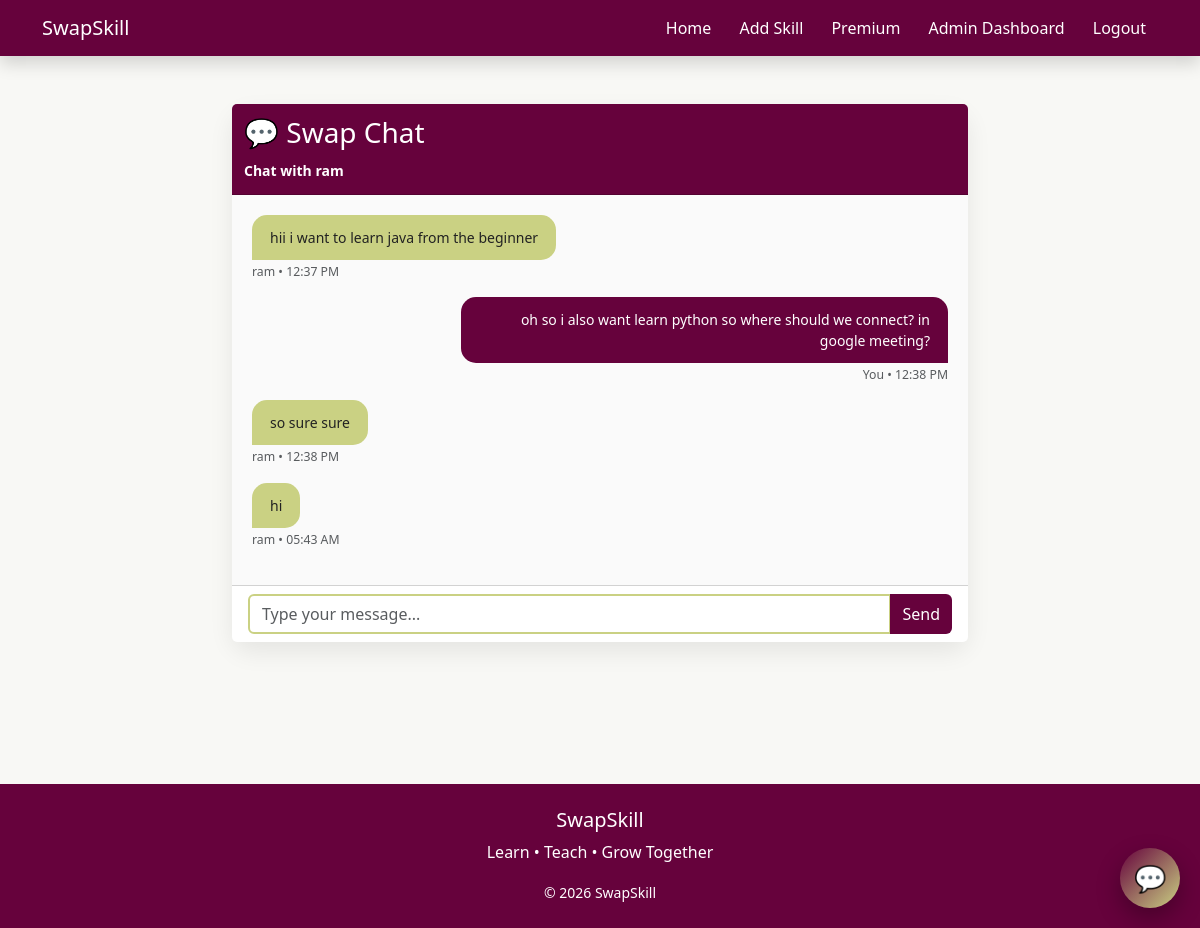
Screenshot of /chat/7/ (signed in) with the database file from the repository.
### home/models.py (models this page shows, shortened)
class SwapRequest(models.Model):
    sender = models.ForeignKey(
        User,
        on_delete=models.CASCADE,
        related_name="sent_requests"
    )
    receiver = models.ForeignKey(
        User,
        on_delete=models.CASCADE,
        related_name="received_requests"
    )
    skill = models.ForeignKey(
        Skill,
        on_delete=models.CASCADE
    )
    status = models.CharField(
        max_length=20,
        choices=[
            ("Pending", "Pending"),
            ("Accepted", "Accepted"),
            ("Rejected", "Rejected")
        ],
        default="Pending"
    )
    created_at = models.DateTimeField(auto_now_add=True)

class Message(models.Model):
    swap = models.ForeignKey(
        SwapRequest,
        on_delete=models.CASCADE,
        related_name="messages"
    )
    sender = models.ForeignKey(
        User,
        on_delete=models.CASCADE
    )
    message = models.TextField()
    created_at = models.DateTimeField(auto_now_add=True)
    class Meta:
        ordering = ["created_at"]

### home/views.py (the view, shortened to what this page needs)
# urls.py: path('chat/<int:swap_id>/', views.chat, name='chat'),
@login_required
def chat(request, swap_id):
    swap = SwapRequest.objects.get(id=swap_id)
    if request.user != swap.sender and request.user != swap.receiver:
        return redirect("home")
    if swap.status != "Accepted":
        messages.error(
            request,
            "Chat is available only after the swap is accepted."
        )
        return redirect("userDashboard")
    chat_messages = Message.objects.filter(
        swap=swap
    ).order_by("created_at")
    return render(
        request,
        "chat.html",
        {
            "swap": swap,
            "messages": chat_messages,
        }
    )

### home/templates/chat.html (shortened to what this page needs)
{% extends 'base.html' %}
{% block content %}
<div class="container py-5">
<div class="row justify-content-center">
<div class="col-lg-8">
<div class="chat-card card">
<div class="card-header chat-header">
<h3>💬 Swap Chat</h3>
{% if request.user == swap.sender %}
<small>
Chat with <b>{{ swap.receiver.username }}</b>
</small>
{% else %}
<small>
Chat with <b>{{ swap.sender.username }}</b>
</small>
{% endif %}
</div>
<div class="chat-body">
{% for msg in messages %}
{% if msg.sender == request.user %}
<div class="text-end mb-3">
<div class="my-message">
{{ msg.message }}
</div>
<br>
<small class="text-muted">
You • {{ msg.created_at|date:"h:i A" }}
</small>
</div>
{% else %}
<div class="text-start mb-3">
<div class="other-message">
{{ msg.message }}
</div>
<br>
<small class="text-muted">
{{ msg.sender.username }} • {{ msg.created_at|date:"h:i A" }}
</small>
</div>
{% endif %}
{% empty %}
<div class="text-center text-muted mt-5">
<h5>No messages yet</h5>
<p>Start your skill swap conversation.</p>
</div>
{% endfor %}
</div>
<div class="card-footer bg-white">
<form method="POST">
<div class="input-group">
<input
type="text"
name="message"
class="form-control"
placeholder="Type your message..."
required>
<button class="btn send-btn">
Send
</button>
</div>
</form>
</div>
</div>
</div>
</div>
</div>
{% endblock %}

### home/templates/base.html (style rules this page uses)
:root { --primary:#66023c; --accent:#cad183; --bg:#f8f8f5; }
body { margin:0; background:var(--bg); }
.chat-header { background:#66023c; color:white; padding:12px; font-weight:bold; }
.chat-body { flex:1; padding:10px; overflow-y:auto; font-size:14px; background:#f8f8f5; }

### home/templates/chat.html (style rules this page uses)
.chat-card { border:none; border-radius:18px; box-shadow:0 10px 25px rgba(0,0,0,.08); }
.chat-header { background:#66023c; color:white; border-radius:18px 18px 0 0; }
.chat-body { height:500px; overflow-y:auto; background:#fafafa; padding:20px; }
.my-message { background:#66023c; color:white; border-radius:15px 15px 0px 15px; padding:12px 18px; display:inline-block; max-width:70%; }
.other-message { background:#cad183; color:#222; border-radius:15px 15px 15px 0px; padding:12px 18px; display:inline-block; max-width:70%; }
.send-btn { background:#66023c; color:white; border:none; }
.form-control { border:2px solid #cad183; }

### rows the page displays
SwapRequest: receiver.username "ram"
Message: message "hii i want to learn java from the beginner", sender.username "ram", created_at "12:37 PM"
Message: message "oh so i also want learn python so where should we connect? in google meeting?", created_at "12:38 PM"
Message: message "so sure sure", sender.username "ram", created_at "12:38 PM"
Message: message "hi", sender.username "ram", created_at "05:43 AM"
